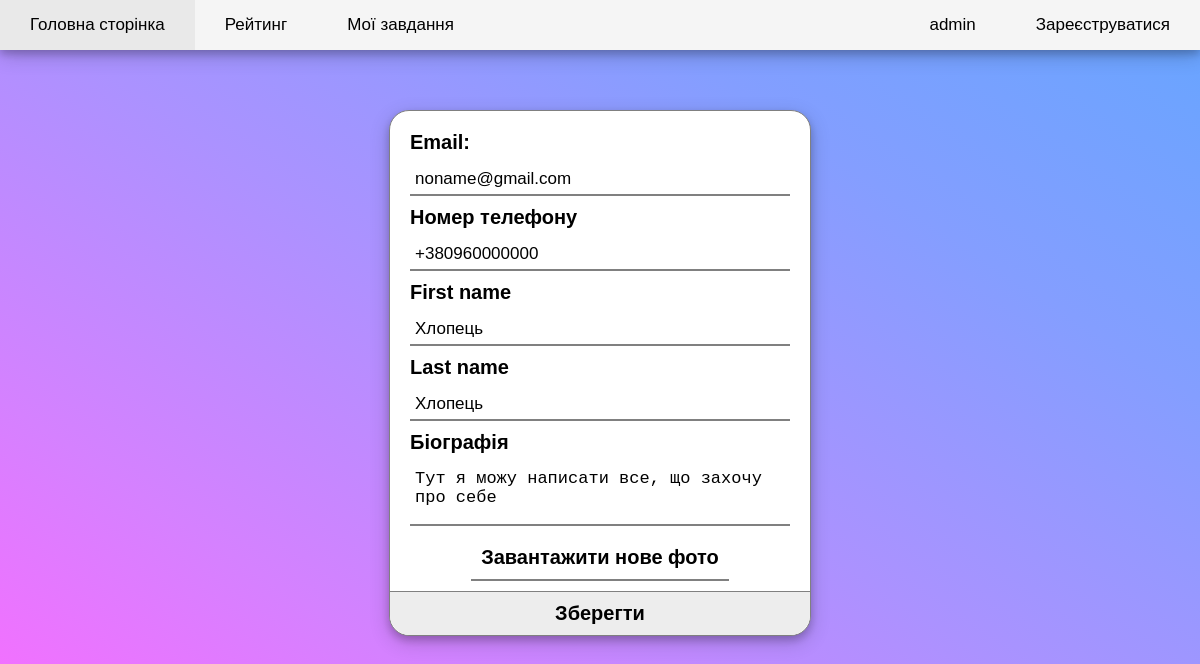
Screenshot of /admin-krasava/edit-profile/ (signed in) with the database file from the repository.
### task/models.py (models this page shows, shortened)
class CustomUser(AbstractUser):
    phone_regex = RegexValidator(regex=r'^\+?1?\d{9,15}$', message="False number. Example: +380000000000")
    phone = models.CharField(validators=[phone_regex], blank=True, max_length=15)
    score = models.IntegerField(default=0)
    bio = models.TextField(blank=True)
    photo = models.ImageField(upload_to='UserIcon/%Y/%m/%d', blank=True)
    slug = models.SlugField(blank=True)

### task/views.py (the view)
# urls.py: path('<slug:slug>/edit-profile/', ProfileEdit.as_view(), name="edit"),
class ProfileEdit(LoginRequiredMixin, UpdateView):
    template_name = "task/ProfileEdit.html"
    model = CustomUser
    form_class = ProfileEditForm
    success_url = reverse_lazy('main_page')
    def get_object(self, queryset=None):
        obj = super(ProfileEdit, self).get_object(queryset=queryset)
        if obj.username != self.request.user.username:
            raise Http404("Точно працює")
        return obj

### task/forms.py (shortened to what this page needs)
class ProfileEditForm(forms.ModelForm):
    class Meta:
        model = CustomUser
        fields = ('email', 'phone', 'first_name', 'last_name', 'bio', 'photo')
        labels = {
            'email': "Email:",
            'phone': "Номер телефону",
            'bio': "Біографія",
            'photo': "Завантажити нове фото"
        }
        widgets = {
            'email': forms.TextInput(attrs={"class": "profile-email", "placeholder": "Введіть email..."}),
            'first_name': forms.TextInput(attrs={"placeholder": "Введіть ваше ім'я..."}),
            'last_name': forms.TextInput(attrs={"placeholder": "Введіть ваше прізвище..."}),
            'phone': forms.TextInput(
                attrs={"class": "profile-phone", "placeholder": "Введіть номер телефону...", "type": "tel"}),
            'bio': forms.Textarea(
                attrs={"class": "profile-bio", "placeholder": "Введіть вашу біографію", "rows": 5, "columns": 15}),
            'photo': forms.FileInput(attrs={"class": "photo_input"})
        }

### task/templates/task/ProfileEdit.html (shortened to what this page needs)
{% extends 'base.html' %}
{% block main %}
<form method="post" class="edit-container" enctype="multipart/form-data">
    {% for item in form %}
    {% if forloop.last %}
    <div class="choose-file">
        <label for="id_photo" class="file-label">{{ item.label }}</label>
    </div>
    {% else %}
    <label>{{ item.label }}</label>
    {{ item }}
    {% endif %}
    {% endfor %}
    <input class="edit-btn" type="submit" value="Зберегти">
</form>
{% endblock %}

### templates/base.html (shortened to what this page needs)
<!doctype html>
{% load static %}
<html lang="en">
<head>
    <link href="{% static 'todo/css/main.css' %}" rel="stylesheet">
</head>
<body>
{% block header %}
<div class="header">
    <div class="nav-first-part">
        <a href="{% url 'main_page' %}">Головна сторінка</a>
        <a href="{% url 'rating' %}">Рейтинг</a>
        {% if request.user.is_authenticated %}
        <a href="{% url 'task_page' %}">Мої завдання</a>
        {% endif %}
    </div>
    <div class="nav-second-part">
        {% if request.user.is_authenticated %}
        <div class="user-profile">
            <a class="user-info" href="{% url 'check' request.user.slug %}">{{ request.user }}</a>
        </div>
        {% else %}
        <a href="{% url 'login' %}">Увійти</a>
        {% endif %}
        <a href="{% url 'registration' %}">Зареєструватися</a>
    </div>
</div>
{% endblock %}
{% block main %}
{% endblock %}
</body>
</html>

### todo/static/todo/css/main.css (style rules this page uses)
html { height: 100%; }
body { height: 100%; margin: 0; background-repeat: no-repeat; background-attachment: fixed; background-image: linear-gradient(to left bottom, #66a5ff, #849eff, #ab92ff, #d581ff, #ff69ff); font-family: "Gill Sans", sans-serif; }
label { padding: 20px; font-size: 20px; font-weight: bold; }
.header { display: flex; flex-direction: row; background-color: #f5f5f5; box-shadow: 0 4px 8px 0 rgba(0, 0, 0, 0.2), 0 6px 20px 0 rgba(0, 0, 0, 0.19); }
.nav-first-part, .nav-second-part { flex: 1; }
.nav-first-part { display: flex; flex-direction: row; }
.nav-second-part { display: flex; flex-direction: row; justify-content: flex-end; }
.nav-first-part>a, .nav-second-part>a, .user-info { padding: 15px 30px 15px 30px; font-size: 17px; text-decoration: none; color: black; }
.user-profile { display: flex; flex-direction: column; justify-content: center; align-items: center; }
.edit-container { width: 400px; display: flex; flex-direction: column; background-color: white; box-shadow: 0 4px 8px 0 rgba(0, 0, 0, 0.2), 0 6px 20px 0 rgba(0, 0, 0, 0.19); margin: 60px auto 0 auto; border: 1px solid gray; border-radius: 20px; padding: 10px; }
.edit-container label { padding: 10px; }
.edit-btn { border: none; outline: none; border-radius: 0 0 20px 20px; font-size: 20px; font-weight: bold; border-top: 1px solid gray; background-color: #ededed; padding: 10px 0 10px 0; margin: 0 -10px -10px -10px; }
.edit-container input:not(:last-child):not(:nth-of-type(6)) { border: none; outline: none; background-color: white; border-bottom: 2px solid gray; font-size: 17px; padding: 5px; margin: 0 10px 0 10px; }
.edit-container textarea { resize: none; border: none; outline: none; height: 50px; padding: 5px; margin: 0 10px 0 10px; font-size: 17px; background-color: white; border-bottom: 2px solid gray; }
.file-label { border-bottom: 2px solid gray; }
.choose-file { width: 100%; height: 100%; margin-top: 10px; margin-bottom: 10px; display: flex; flex-direction: column; justify-content: center; align-items: center; }

### rows the page displays
CustomUser: user "admin", form "noname@gmail.com" "+380960000000" "Хлопець" "Хлопець" "Тут я можу написати все, що захочу про себе"

### other values shown
{{ item.label }} "Email:" "Номер телефону" "First name" "Last name" "Біографія"
{{ item.label }} "Завантажити нове фото"
